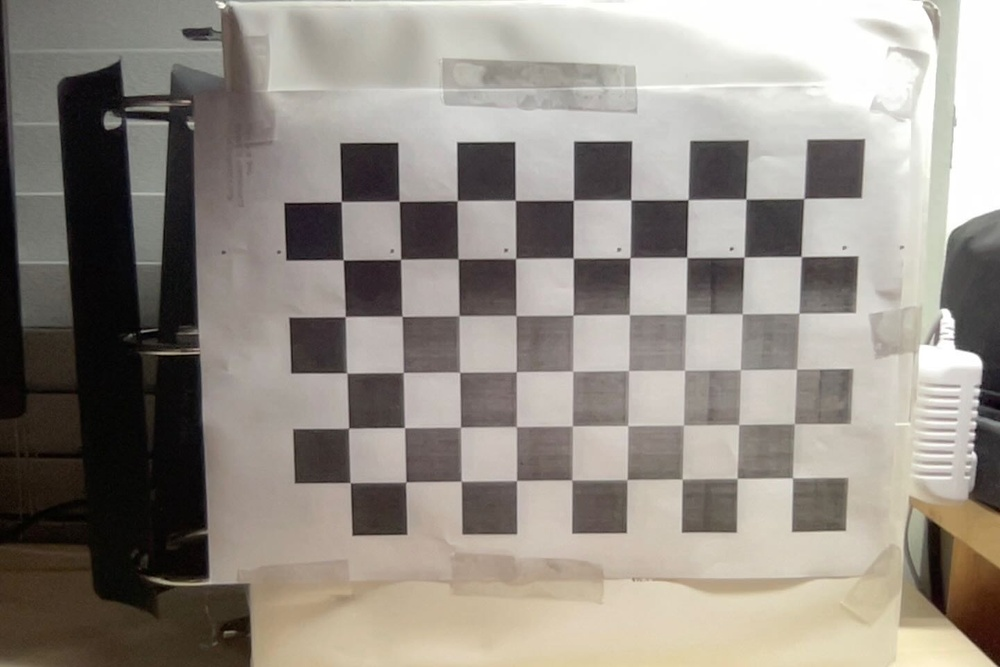
#> input picture Camera_Calibration/calib_photos/Photo on 1-27-23 at 9.38 PM #2.jpeg, 1000 x 667 px, shrunk from 1440 x 960 before the run; its folder holds only this picture in this run
$ python cameracalib.py
#> lines starting #> are read from the running program, lines starting #| are printed output that depends on the picture; after the words box and inside, x2 and y2 are one past the last pixel; in counts of white or black regions, pixels touching at a corner belong together; long printed decimals are rounded
#!/usr/bin/env python

import cv2
import numpy as np
import os
import glob

# Defining the dimensions of checkerboard
CHECKERBOARD = (6, 9)
criteria = (cv2.TERM_CRITERIA_EPS + cv2.TERM_CRITERIA_MAX_ITER, 30, 0.001)

# Creating vector to store vectors of 3D points for each checkerboard image
objpoints = []
# Creating vector to store vectors of 2D points for each checkerboard image
imgpoints = []


# Defining the world coordinates for 3D points
objp = np.zeros((1, CHECKERBOARD[0] * CHECKERBOARD[1], 3), np.float32)
objp[0, :, :2] = np.mgrid[0:CHECKERBOARD[0],
                          0:CHECKERBOARD[1]].T.reshape(-1, 2)
prev_img_shape = None

# Extracting path of individual image stored in a given directory
images = glob.glob('Camera_Calibration/calib_photos/*.jpeg')
for fname in images:
    img = cv2.imread(fname)
#> img is the input picture: shape (667, 1000, 3); mean B, G, R 132.2, 140.2, 146.8
    gray = cv2.cvtColor(img, cv2.COLOR_BGR2GRAY)
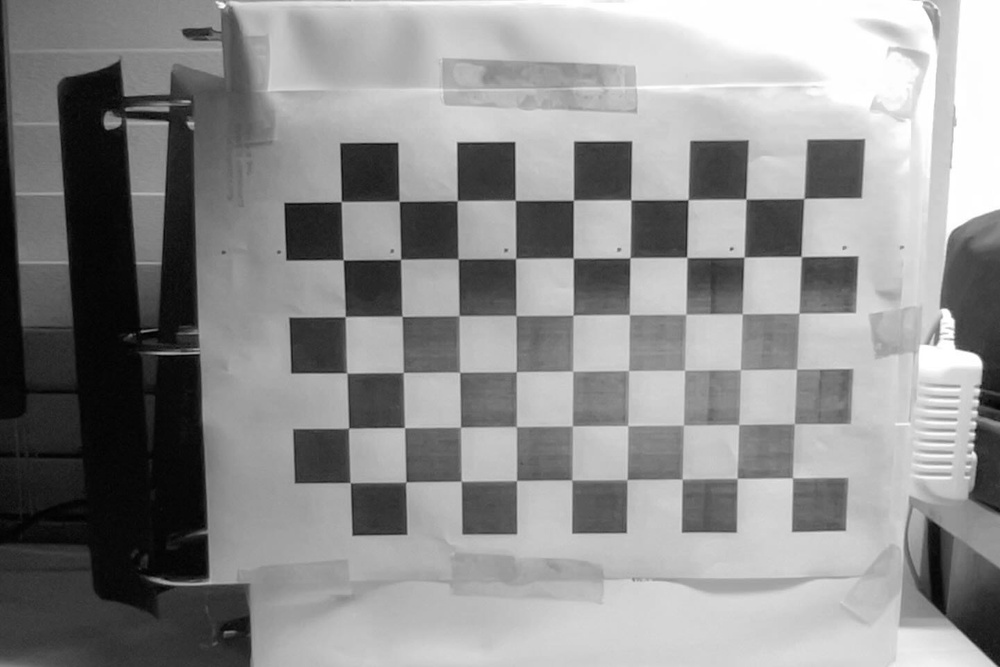
#> gray: shape (667, 1000); min 0, max 255, mean 141.3
    # Find the chess board corners
    # If desired number of corners are found in the image then ret = true
    ret, corners = cv2.findChessboardCorners(
        gray, CHECKERBOARD, cv2.CALIB_CB_ADAPTIVE_THRESH + cv2.CALIB_CB_FAST_CHECK + cv2.CALIB_CB_NORMALIZE_IMAGE)
#> ret = True; corners = 54 rows, first 8: [803.8, 198.3], [801.3, 256.6], [798.7, 312.7], [796.5, 369.2], [794.2, 423.3], [792.4, 477.9], [745.8, 199.3], [744.1, 257]

    """
    If desired number of corner are detected,
    we refine the pixel coordinates and display
    them on the images of checker board
    """
    if ret == True:
        objpoints.append(objp)
        # refining pixel coordinates for given 2d points.
        corners2 = cv2.cornerSubPix(
            gray, corners, (11, 11), (-1, -1), criteria)
#> corners2 = 54 rows, first 8: [803.9, 198.5], [801.2, 256.5], [798.9, 313.2], [796.5, 369.2], [794.3, 423.8], [792.5, 477.8], [745.9, 199.1], [743.9, 257.1]

        imgpoints.append(corners2)

        # Draw and display the corners
        img = cv2.drawChessboardCorners(img, CHECKERBOARD, corners2, ret)
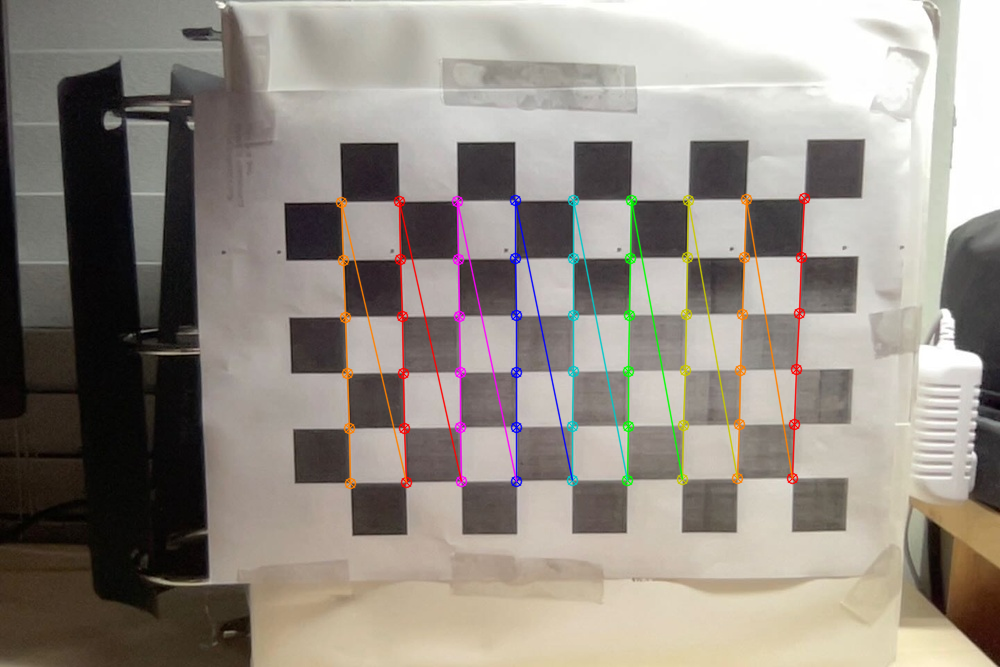
#> img: shape (667, 1000, 3); 2.8% of pixels changed, all inside (x1, y1, x2, y2) = (335, 192, 811, 490)

        cv2.imshow('img', img)
        cv2.waitKey(0)

cv2.destroyAllWindows()

#h, w = img.shape[:2]

"""
Performing camera calibration by
passing the value of known 3D points (objpoints)
and corresponding pixel coordinates of the
detected corners (imgpoints)
"""
ret, mtx, dist, rvecs, tvecs = cv2.calibrateCamera(
    objpoints, imgpoints, gray.shape[::-1], None, None)
#> ret = 0.231; mtx = [[492.9, 0, 495.7], [0, 488.9, 352.7], [0, 0, 1]]; dist = [[-0.0345, 0.101, 0.000696, -6.11e-05, -0.067]]; rvecs = ([0.0551, -0.0681, 1.56],); tvecs = ([5.34, -2.7, 8.53],)

print("Camera matrix : \n")
print(mtx)
#| [[492.935   0.         495.704]
#|  [  0.         488.925  352.657]
#|  [  0.           0.           1.        ]]
print("dist : \n")
print(dist)
#| [[-3.44841893e-02  1.01381940e-01  6.95901880e-04 -6.11214367e-05
#|   -6.69555003e-02]]
# [4 lines of commented-out code are left out]

$ run again, on Camera_Calibration/calib_photos/Photo on 1-27-23 at 9.39 PM #4.jpeg
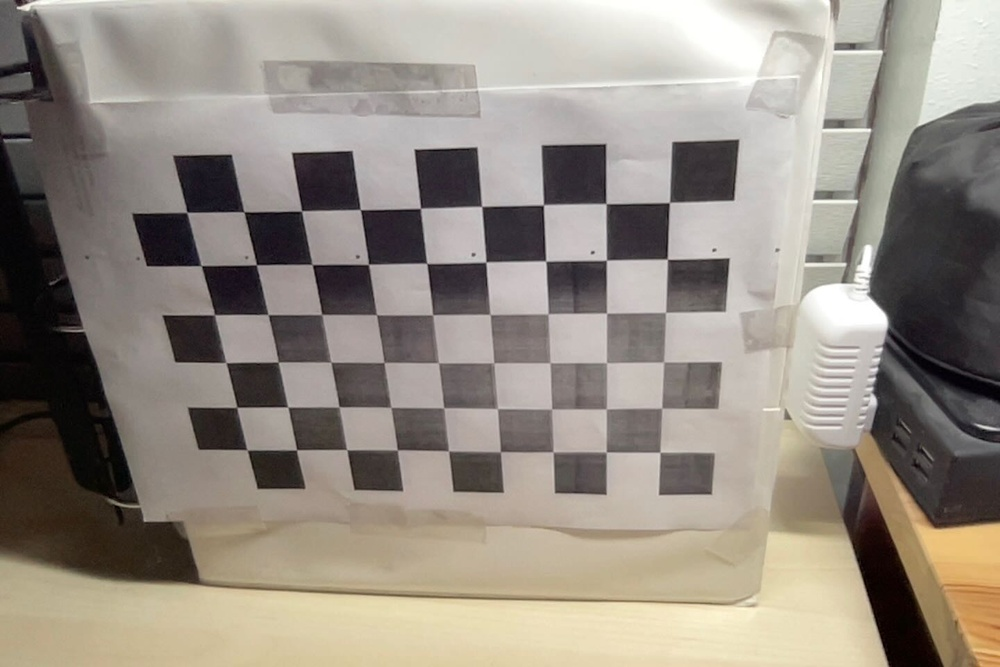
#> input picture Camera_Calibration/calib_photos/Photo on 1-27-23 at 9.39 PM #4.jpeg, 1000 x 667 px, shrunk from 1440 x 960 before the run
#> img is the input picture: shape (667, 1000, 3); mean B, G, R 130.8, 140.7, 148.7
#> `gray = cv2.cvtColor(img, cv2.COLOR_BGR2GRAY)`:
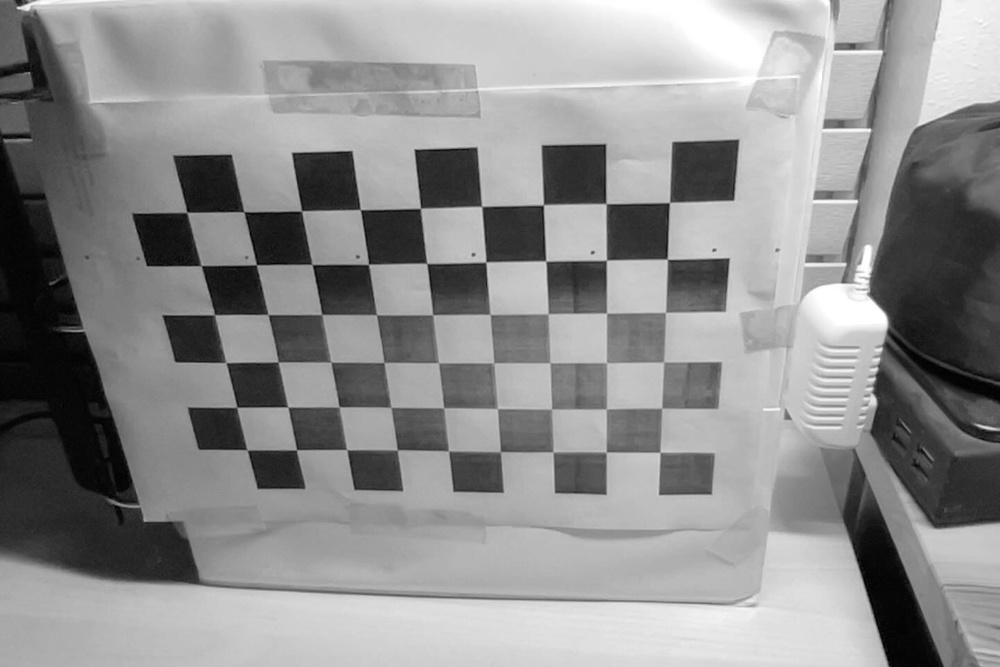
#> gray: shape (667, 1000); min 0, max 255, mean 142
#> `ret, corners = cv2.findChessboardCorners( gray, CHECKERBOARD, cv2.CALI..`: ret = True; corners = 54 rows, first 8: [669.1, 202.4], [667.4, 259.2], [665.5, 312.3], [663.5, 362.1], [661.6, 407.9], [659.8, 452.4], [605.6, 204.1], [606.5, 260.2]
#> corners2 = 54 rows, first 8: [669.4, 202.5], [667.3, 259.2], [665.6, 312.4], [663.6, 362], [661.6, 408.2], [660, 452.3], [606, 203.6], [606.4, 260.2]
#> `img = cv2.drawChessboardCorners(img, CHECKERBOARD, corners2, ret)`:
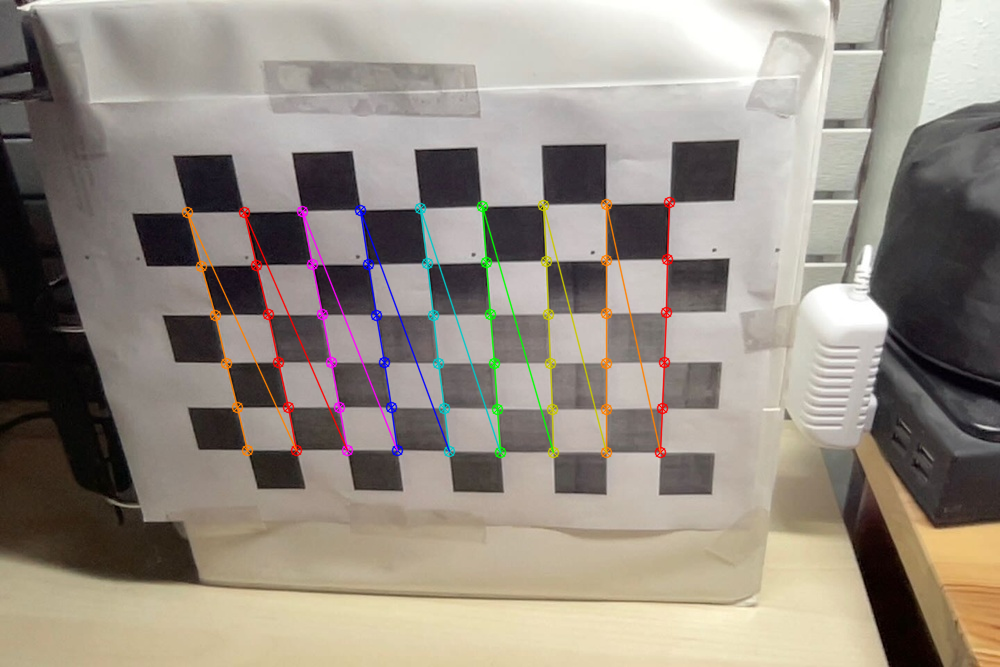
#> img: shape (667, 1000, 3); 2.53% of pixels changed, all inside (x1, y1, x2, y2) = (181, 196, 676, 459)
#> `ret, mtx, dist, rvecs, tvecs = cv2.calibrateCamera( objpoints, imgpoin..`: ret = 0.423; mtx = [[595, 0, 504.7], [0, 631.4, 81.55], [0, 0, 1]]; dist = [[-0.0323, -0.0924, 0.00445, -0.0104, 0.22]]; rvecs = ([0.334, -0.19, 1.5],); tvecs = ([2.61, 1.79, 9.3],)
#| [[594.956   0.         504.655]
#|  [  0.         631.383  81.555]
#|  [  0.           0.           1.        ]]
#| [[-0.03226 -0.09243  0.004445 -0.01041  0.2197]]

$ run again, on Camera_Calibration/calib_photos/Photo on 1-27-23 at 9.39 PM.jpeg
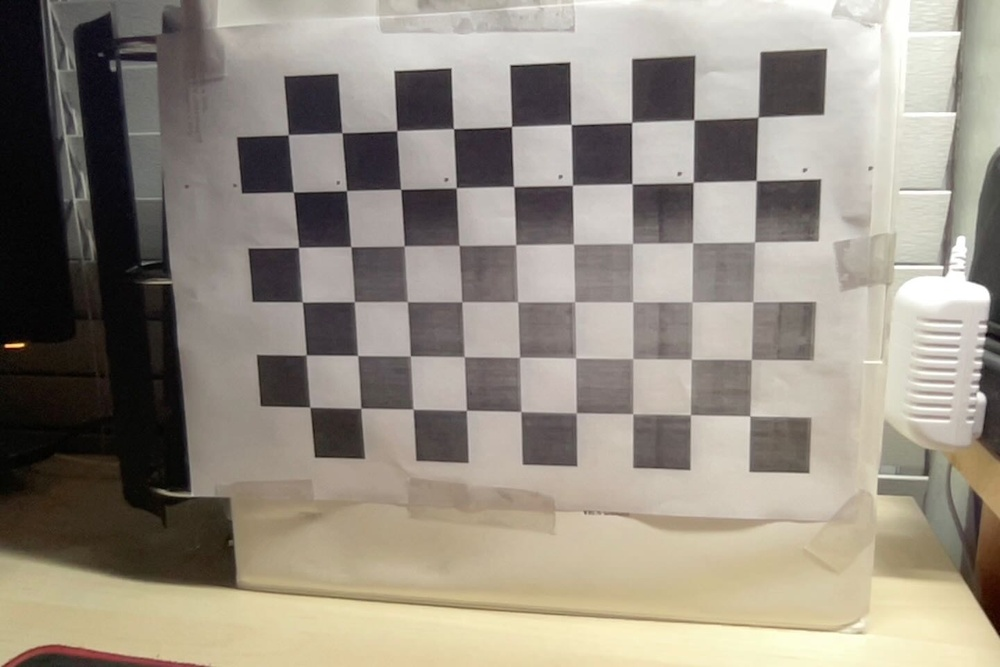
#> input picture Camera_Calibration/calib_photos/Photo on 1-27-23 at 9.39 PM.jpeg, 1000 x 667 px, shrunk from 1440 x 960 before the run
#> img is the input picture: shape (667, 1000, 3); mean B, G, R 129.6, 141.5, 149.3
#> `gray = cv2.cvtColor(img, cv2.COLOR_BGR2GRAY)`:
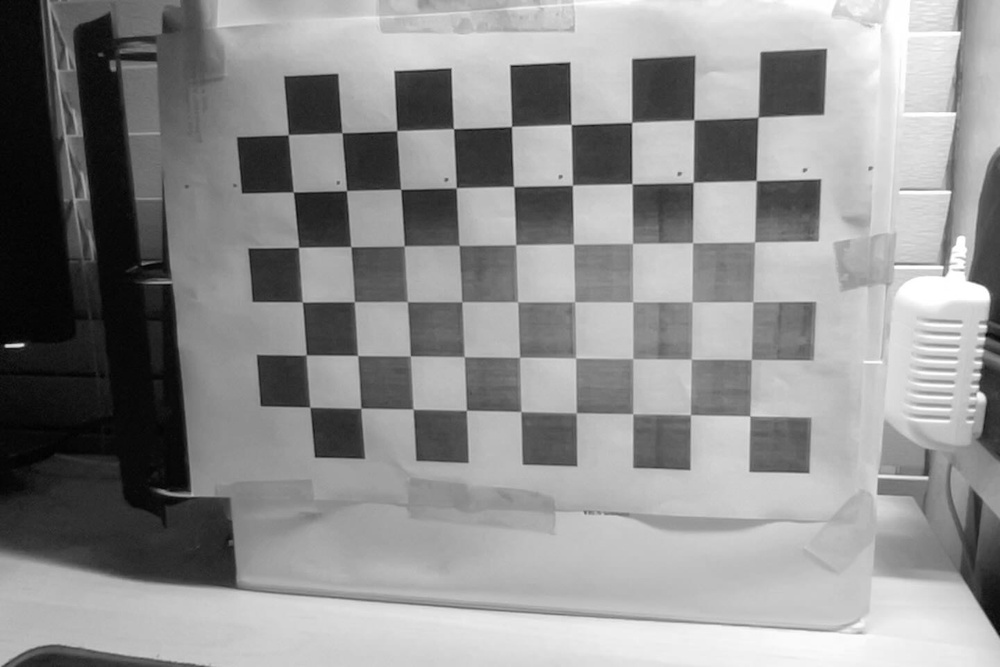
#> gray: shape (667, 1000); min 0, max 255, mean 142.5
#> `ret, corners = cv2.findChessboardCorners( gray, CHECKERBOARD, cv2.CALI..`: ret = True; corners = 54 rows, first 8: [758.2, 117.3], [756.1, 180.6], [754.4, 241.8], [752.5, 302.2], [751.2, 359.3], [749.8, 416.1], [693.8, 119.9], [693, 182.1]
#> corners2 = 54 rows, first 8: [758.1, 117.1], [756.2, 180.5], [754.6, 242], [752.9, 301.9], [751.3, 359.5], [749.8, 415.9], [693.9, 119.8], [693.1, 182.4]
#> `img = cv2.drawChessboardCorners(img, CHECKERBOARD, corners2, ret)`:
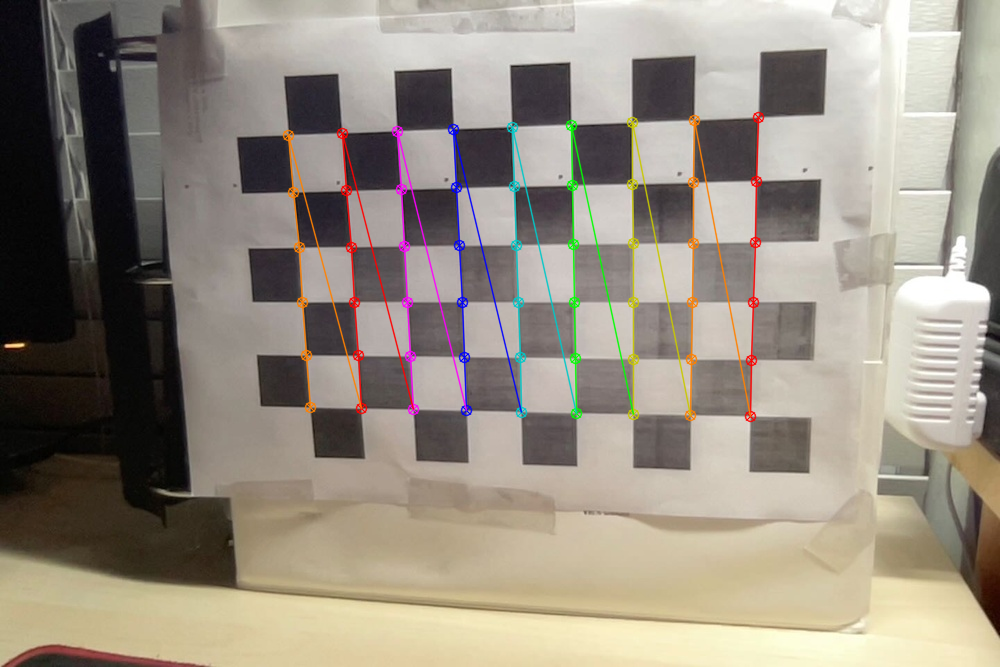
#> img: shape (667, 1000, 3); 2.84% of pixels changed, all inside (x1, y1, x2, y2) = (282, 111, 765, 423)
#> `ret, mtx, dist, rvecs, tvecs = cv2.calibrateCamera( objpoints, imgpoin..`: ret = 0.329; mtx = [[1080.1, 0, 455.4], [0, 1082.9, 368.9], [0, 0, 1]]; dist = [[-0.223, 2.33, -0.00127, -0.00242, -7.09]]; rvecs = ([0.38, -0.025, 1.54],); tvecs = ([4.85, -4.02, 17.19],)
#| [[1.08008623e+03 0.00000000e+00 4.55375414e+02]
#|  [0.00000000e+00 1.08286184e+03 3.68930023e+02]
#|  [0.00000000e+00 0.00000000e+00 1.00000000e+00]]
#| [[-2.23499988e-01  2.32664613e+00 -1.27220412e-03 -2.41542361e-03
#|   -7.08579087e+00]]

$ run again, on Camera_Calibration/calib_photos/Photo on 1-27-23 at 9.40 PM #2.jpeg
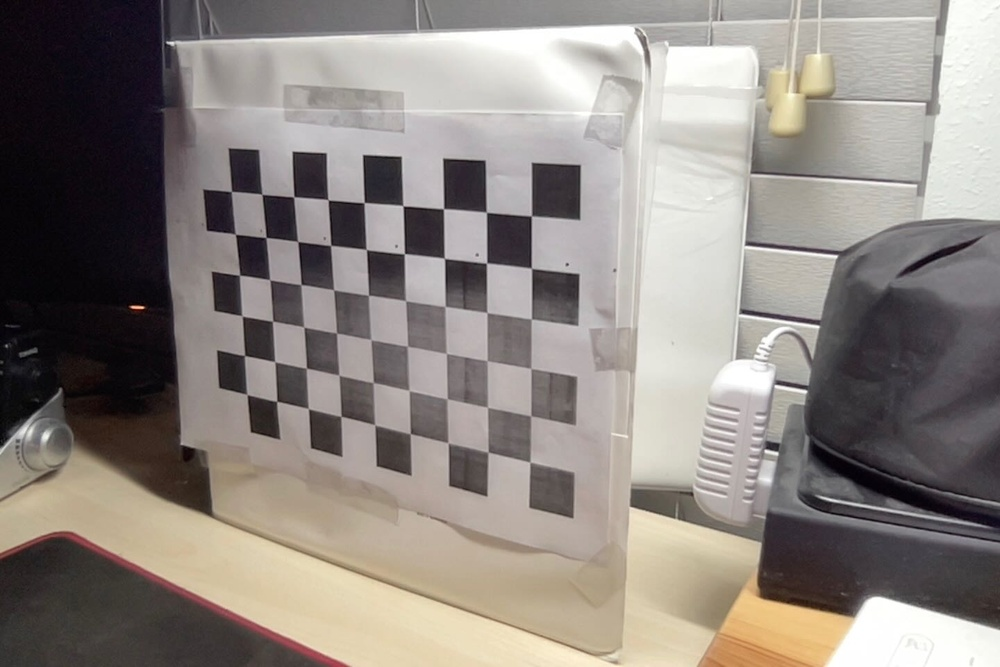
#> input picture Camera_Calibration/calib_photos/Photo on 1-27-23 at 9.40 PM #2.jpeg, 1000 x 667 px, shrunk from 1440 x 960 before the run
#> img is the input picture: shape (667, 1000, 3); mean B, G, R 128.7, 134, 141
#> `gray = cv2.cvtColor(img, cv2.COLOR_BGR2GRAY)`:
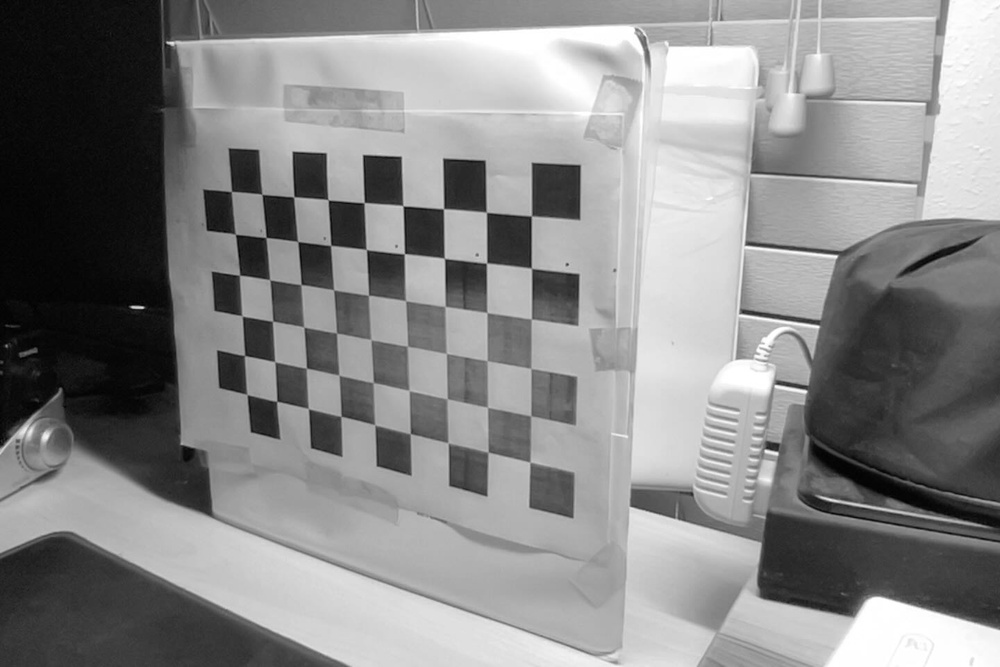
#> gray: shape (667, 1000); min 0, max 255, mean 135.5
#> `ret, corners = cv2.findChessboardCorners( gray, CHECKERBOARD, cv2.CALI..`: ret = True; corners = 54 rows, first 8: [531.3, 216], [531.1, 268.3], [531.3, 319], [530.7, 368.5], [530.7, 415.8], [529.8, 462.4], [486.3, 212.6], [486.5, 263]
#> corners2 = 54 rows, first 8: [531.4, 216], [531.4, 268.2], [531.4, 319.1], [530.9, 368.4], [530.7, 415.8], [529.9, 462.2], [486.4, 212.2], [486.3, 262.8]
#> `img = cv2.drawChessboardCorners(img, CHECKERBOARD, corners2, ret)`:
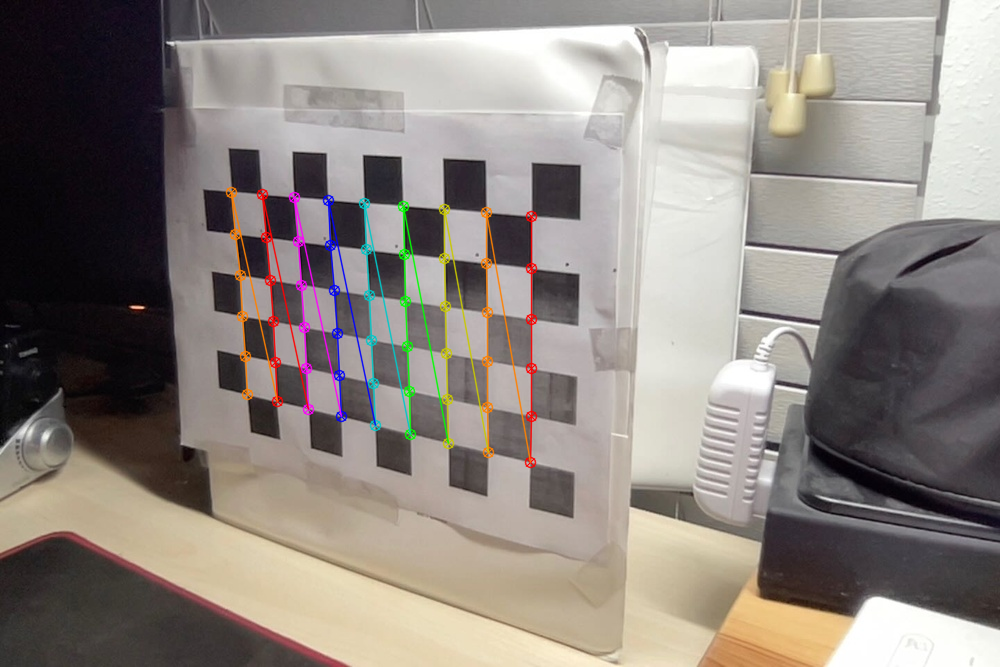
#> img: shape (667, 1000, 3); 2.36% of pixels changed, all inside (x1, y1, x2, y2) = (225, 186, 538, 469)
#> `ret, mtx, dist, rvecs, tvecs = cv2.calibrateCamera( objpoints, imgpoin..`: ret = 0.426; mtx = [[717.9, 0, 466.6], [0, 768.4, 236.6], [0, 0, 1]]; dist = [[0.0676, -3.31, -0.00705, -0.00708, 22.79]]; rvecs = ([0.543, 0.22, 1.56],); tvecs = ([1.28, -0.388, 14.13],)
#| [[717.899   0.         466.565]
#|  [  0.         768.404 236.573]
#|  [  0.           0.           1.        ]]
#| [[ 6.76062537e-02 -3.31295286e+00 -7.04843874e-03 -7.08488976e-03
#|    2.27925735e+01]]
